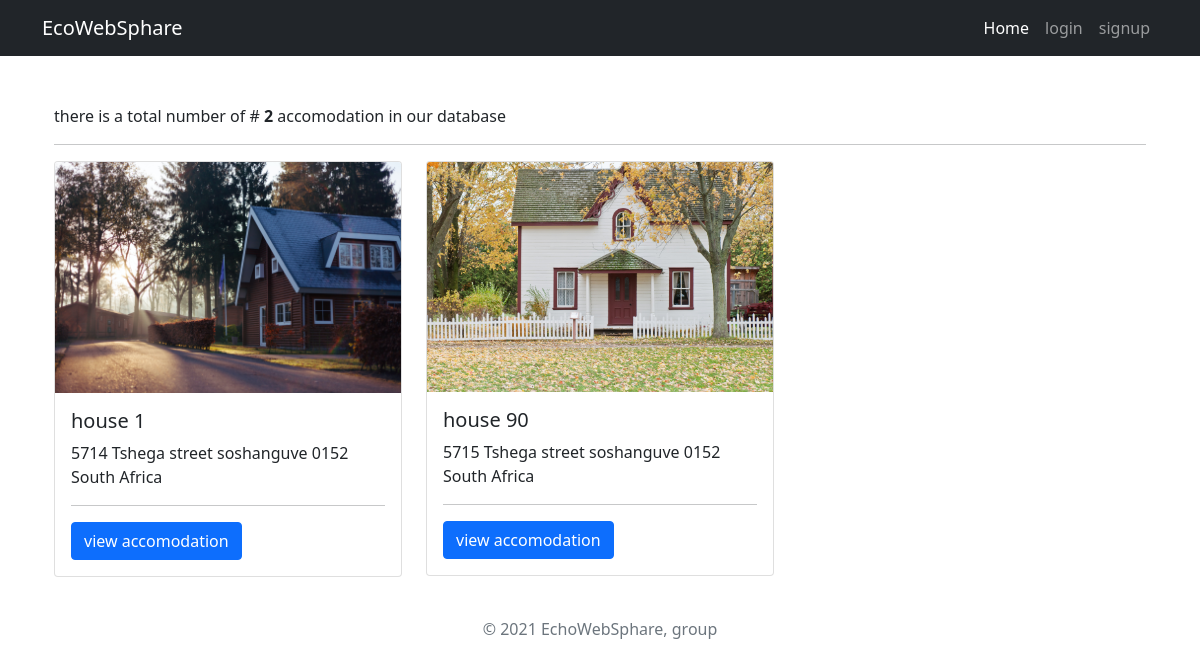
Before: /accomodation/ with the older database file.
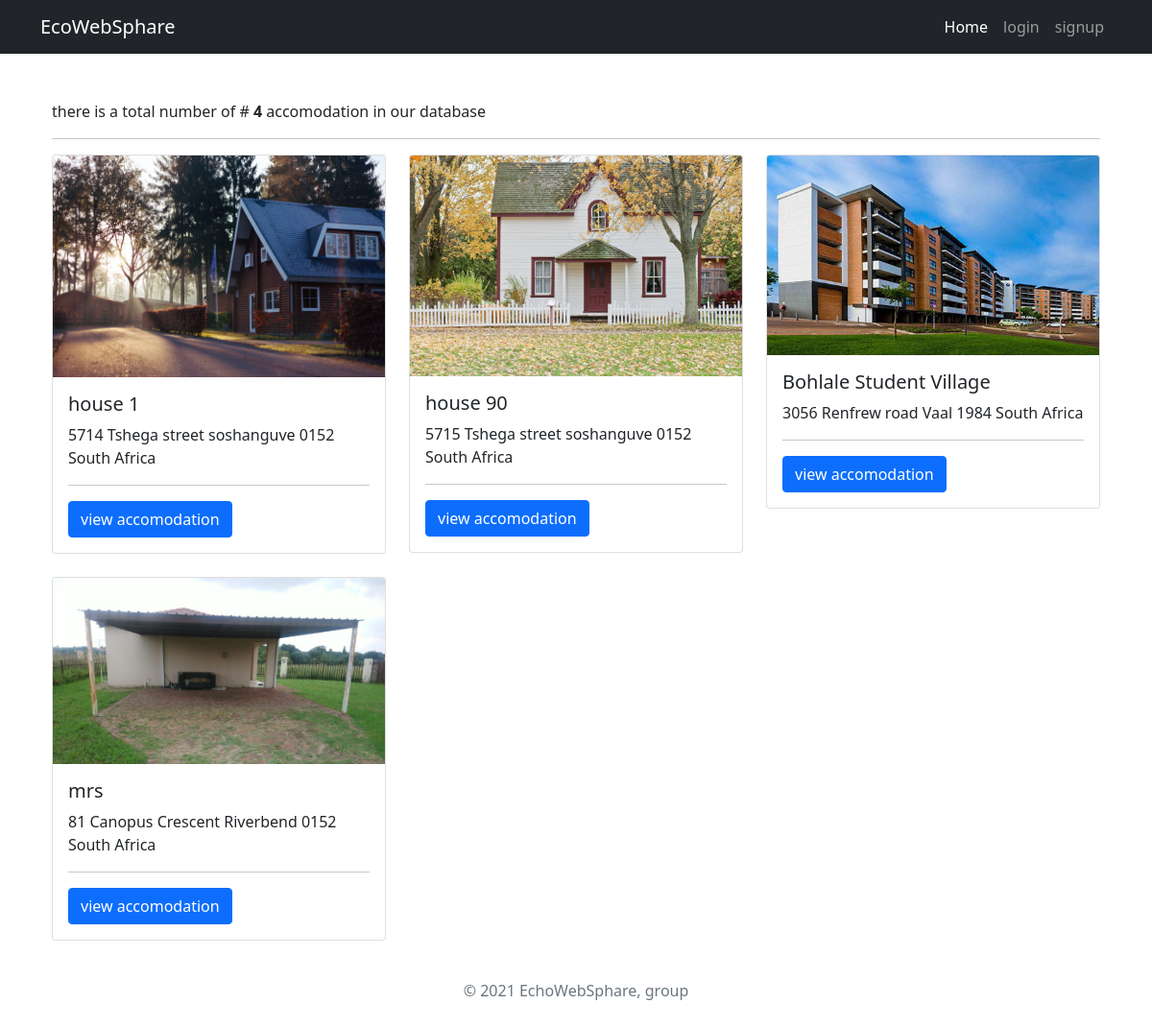
After: the same page with the newer database file.
### accomodations/models.py (models this page shows, shortened)
class Accomodation(models.Model):
    owner = models.ForeignKey(settings.AUTH_USER_MODEL,on_delete=models.CASCADE, related_name="owner")
    title = models.CharField(max_length=255, unique=True)
    address = models.OneToOneField(Address, on_delete=models.CASCADE)
    likes = models.ManyToManyField(settings.AUTH_USER_MODEL, blank=True, related_name='accomodation_likes')
    image_1 = models.ImageField(upload_to='images')
    image_2 = models.ImageField(upload_to='images', null=True, blank=True)
    image_3 = models.ImageField(upload_to='images', null=True, blank=True)
    image_4 = models.ImageField(upload_to='images', null=True, blank=True)
    image_5 = models.ImageField(upload_to='images', null=True, blank=True)
    description = models.TextField()
    applied = models.ManyToManyField(settings.AUTH_USER_MODEL,default=None, blank=True, related_name="applied")
    date_added = models.DateTimeField(auto_now_add=True)

class Address(models.Model):
    class ProvinceChoice(models.TextChoices):
        GAUTENG = 'GP', ('Gauteng')
    house_number = models.CharField(max_length=20,default="5714")
    street_name = models.CharField(max_length=255,default="Tshega street")
    provice = models.CharField(max_length=2,choices=ProvinceChoice.choices,default=ProvinceChoice.GAUTENG)
    locality = models.CharField(max_length=255, null=True,blank=True, default="soshanguve")
    municipality = models.CharField(max_length=255,default="Tshwane")
    postal_code = models.CharField(max_length=10,default="0152")
    country = models.CharField(default="South Africa", max_length=12, editable=False)
    def __str__(self):
        return f"{self.house_number} {self.street_name} {self.locality} {self.postal_code} {self.country}"

### accomodations/views.py (the view)
# urls.py: path('accomodation/', AccomodationsList, name='accomodation-list'),
def AccomodationsList(request):
    context = {
        'object': Accomodation.objects.all()
    }
    return render(request, 'accomodation-list.html', context)

### templates/accomodation-list.html
{% extends 'base.html' %}
{% block content %}
<div class="container mt-5 mt-2">
  <p>there is a  total number of  #<strong> {{object|length}} </strong> accomodation in our database</p>
<hr>
  <div class="row row-cols-1 row-cols-md-2 row-cols-lg-3 row-cols-sm-auto g-4">
        {% for house in object %}
        <div class="col">
            <div class="card">
                <img src="{{house.image_1.url}}" class="card-img-top" alt="...">
                <div class="card-body">
                    <h5 class="card-title">{{house.title}}</h5>
                    <p class="card-text">{{house.address}}</p>
                    <hr>
                    <a href="{% url 'accomodation-detail' house.id %}" class="btn btn-primary">view accomodation</a>
                </div>
            </div>
        </div>
        {% endfor %}
    </div>
</div>
{% endblock %}

Changed rows visible on the page:
added Accomodation: image_1 (picture), title "Bohlale Student Village", address "3056 Renfrew road Vaal 1984 South Africa"
added Accomodation: image_1 (picture), title "mrs", address "81 Canopus Crescent Riverbend 0152 South Africa"
Other visible differences:
{{ object|length }}: "2" → "4"
